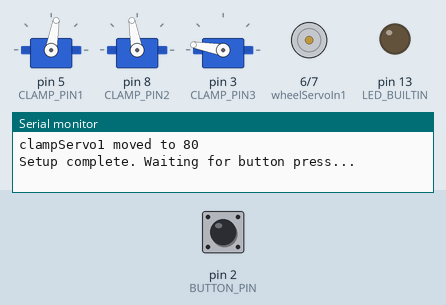
This sketch was run on a simulated Arduino Uno, built with avr-gcc and run on an emulated ATmega328P. On the bench: 3 × servo, motor-driver pin pairs drawn as motors (green arrow = first pin HIGH = forward, orange = second pin HIGH = backward, longer = more drive, scaled by the enable pin), output pins drawn as LEDs (lit = HIGH), the last lines printed to the serial monitor. The inputs (shaded band) are chosen by the test bench; at power-on: pin 2 (BUTTON_PIN) HIGH.

Above: at 1.2 s.
1.3 s: pin 2 (BUTTON_PIN) pulled LOW for 0.15 s
At 2.4 s:
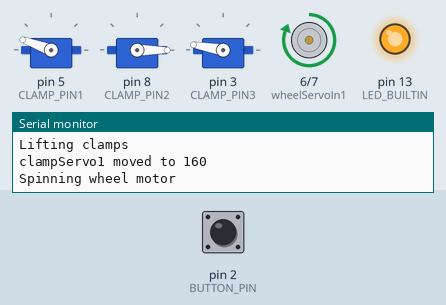
4.4 s: pin 2 (BUTTON_PIN) pulled LOW for 3.2 s
At 7.9 s:
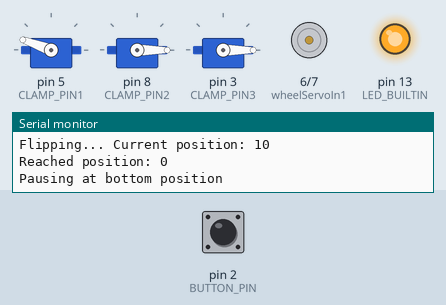
10.2 s: pin 2 (BUTTON_PIN) pulled LOW for 1 s
At 10.38 s:
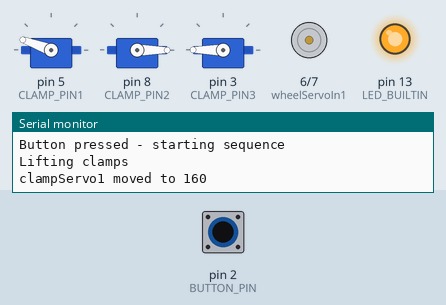
14.2 s: pin 2 (BUTTON_PIN) driven LOW
At 16.29 s:
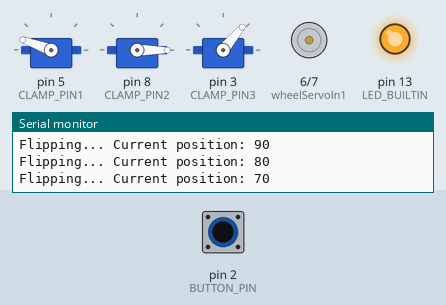
17.2 s: pin 2 (BUTTON_PIN) pulsed HIGH 2 times (0.12 s each, 0.3 s apart)
At 21.68 s:
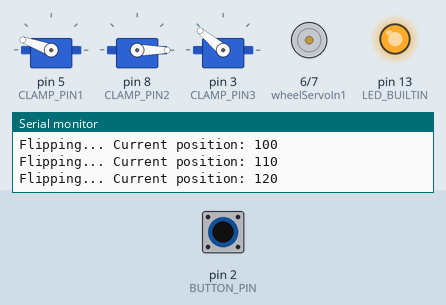
Timing chart, 0 to 23.3 s (numbered marks = the images above; inputs shaded):
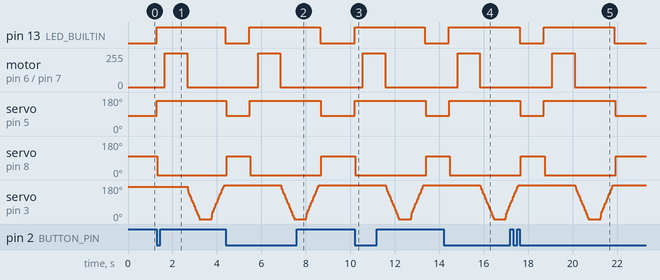

Measured:
- after the input at 1.3 s, pin 13 (LED_BUILTIN): LOW → HIGH at once, → LOW 3.1 s later; motor on pin 6 (wheelServoIn1) / pin 7 (wheelServoIn2): stopped → forward 255/255 after 0.36 s, → stopped 1.0 s later; servo on pin 5 (CLAMP_PIN1): 80° → 160° at once; servo on pin 8 (CLAMP_PIN2): 100° → 0° at once
- after the input at 4.4 s, pin 13 (LED_BUILTIN): LOW → HIGH after 1.1 s, → LOW 3.2 s later; motor on pin 6 (wheelServoIn1) / pin 7 (wheelServoIn2): stopped → forward 255/255 after 1.5 s, → stopped 1.0 s later
- after the input at 10.2 s, pin 13 (LED_BUILTIN): LOW → HIGH at once, → LOW 3.2 s later; motor on pin 6 (wheelServoIn1) / pin 7 (wheelServoIn2): stopped → forward 255/255 after 0.36 s, → stopped 1.0 s later; servo on pin 5 (CLAMP_PIN1): 80° → 160° at once, → 80° 3.2 s later; servo on pin 8 (CLAMP_PIN2): 100° → 0° at once, → 100° 3.2 s later
- after the input at 14.2 s, pin 13 (LED_BUILTIN): LOW → HIGH after 0.23 s; motor on pin 6 (wheelServoIn1) / pin 7 (wheelServoIn2): stopped → forward 255/255 after 0.63 s, → stopped 1.0 s later; servo on pin 5 (CLAMP_PIN1): 80° → 160° after 0.25 s; servo on pin 8 (CLAMP_PIN2): 100° → 0° after 0.28 s
- after the input at 17.2 s, motor on pin 6 (wheelServoIn1) / pin 7 (wheelServoIn2): stopped → forward 255/255 after 1.9 s, → stopped 1.0 s later

The sketch:

andreas.ino
```cpp
#include <Servo.h>

#define BUTTON_PIN 2         // Button connected to pin 2
#define CLAMP_PIN1 5         // Right clamp servo
#define CLAMP_PIN2 8         // Left clamp servo
#define CLAMP_PIN3 3         // Page flipper servo
#define LED_BUILTIN 13       // Built-in LED

const int wheelServoIn1 = 6;
const int wheelServoIn2 = 7;
const int enablePin = 4;

// Ranger pins (currently unused)
const int trigPin = 14;
const int echoPin = 15;

// Servo objects
Servo clampServo1;
Servo clampServo2;
Servo flipServo;

// Right clamp threshold
const int clamp1Deadzone = 3;
int lastClamp1Pos = -1;

// Flipper motion
int flipStart = 170;
int flipEnd = 0;
int flipCurrent = 170;
bool flipping = false;
unsigned long lastFlipUpdate = 0;
const unsigned long flipInterval = 15; // smoother movement
const int deadzone = 10;
const int maxFlipSpeed = 10;
const int minFlipSpeed = 1;
const int flipThreshold = 15;

// Button state tracking
bool lastButtonState = HIGH;

void setup() {
  Serial.begin(9600);
  pinMode(BUTTON_PIN, INPUT_PULLUP);
  pinMode(LED_BUILTIN, OUTPUT);

  clampServo1.attach(CLAMP_PIN1);
  setClampServo1(80); // Use new thresholded function
  clampServo2.attach(CLAMP_PIN2);
  clampServo2.write(100);

  flipServo.attach(CLAMP_PIN3);
  flipServo.write(flipCurrent);

  pinMode(enablePin, OUTPUT);
  pinMode(wheelServoIn1, OUTPUT);
  pinMode(wheelServoIn2, OUTPUT);

  pinMode(trigPin, OUTPUT);
  pinMode(echoPin, INPUT);

  Serial.println("Setup complete. Waiting for button press...");
}

void loop() {
  bool currentButtonState = digitalRead(BUTTON_PIN);

  // Button pressed (edge trigger)
  if (lastButtonState == HIGH && currentButtonState == LOW && !flipping) {
    Serial.println("Button pressed - starting sequence");
    digitalWrite(LED_BUILTIN, HIGH);

    // Step 1: Lift clamps
    Serial.println("Lifting clamps");
    setClampServo1(160);
    clampServo2.write(0);
    delay(350);

    // Step 2: Spin motor
    Serial.println("Spinning wheel motor");
    digitalWrite(wheelServoIn1, HIGH);
    digitalWrite(wheelServoIn2, LOW);
    analogWrite(enablePin, 255);
    delay(1000);
    digitalWrite(wheelServoIn1, LOW);
    digitalWrite(wheelServoIn2, LOW);
    analogWrite(enablePin, 0);
    Serial.println("Motor stopped");

    // Step 3: Flip page down
    Serial.println("Beginning flip down");
    flipping = true;
    flipStart = flipCurrent;
    flipEnd = 0;
    lastFlipUpdate = millis();
  }

  lastButtonState = currentButtonState;

  // Handle flipping
  if (flipping && millis() - lastFlipUpdate >= flipInterval) {
    lastFlipUpdate = millis();

    if (abs(flipCurrent - flipEnd) <= deadzone) {
      flipCurrent = flipEnd;
      flipServo.write(flipCurrent);
      Serial.print("Reached position: ");
      Serial.println(flipEnd);

      if (flipEnd == 0 || flipEnd == 30) {
        Serial.println("Pausing at bottom position");
        delay(500);
        flipEnd = 190;
        Serial.println("Flipping back up");
      } else if (flipEnd == 190) {
        flipping = false;
        digitalWrite(LED_BUILTIN, LOW);
        Serial.println("Flip complete. Resetting clamps");

        setClampServo1(80);
        clampServo2.write(100);
        delay(1000);
        Serial.println("Clamps reset. Waiting for next button press...");
      }
    } else {
      int distanceToTarget = abs(flipCurrent - flipEnd);
      int flipSpeed = (distanceToTarget < flipThreshold) ? minFlipSpeed : maxFlipSpeed;

      if (flipCurrent > flipEnd) {
        flipCurrent -= flipSpeed;
        if (flipCurrent < flipEnd) flipCurrent = flipEnd;
      } else {
        flipCurrent += flipSpeed;
        if (flipCurrent > flipEnd) flipCurrent = flipEnd;
      }

      flipServo.write(flipCurrent);
      Serial.print("Flipping... Current position: ");
      Serial.println(flipCurrent);
    }
  }
}

// Set clampServo1 only if change is greater than deadzone
void setClampServo1(int targetAngle) {
  if (lastClamp1Pos == -1 || abs(targetAngle - lastClamp1Pos) > clamp1Deadzone) {
    clampServo1.write(targetAngle);
    Serial.print("clampServo1 moved to ");
    Serial.println(targetAngle);
    lastClamp1Pos = targetAngle;
  } else {
    Serial.print("clampServo1 ignored small move to ");
    Serial.println(targetAngle);
  }
}
```
